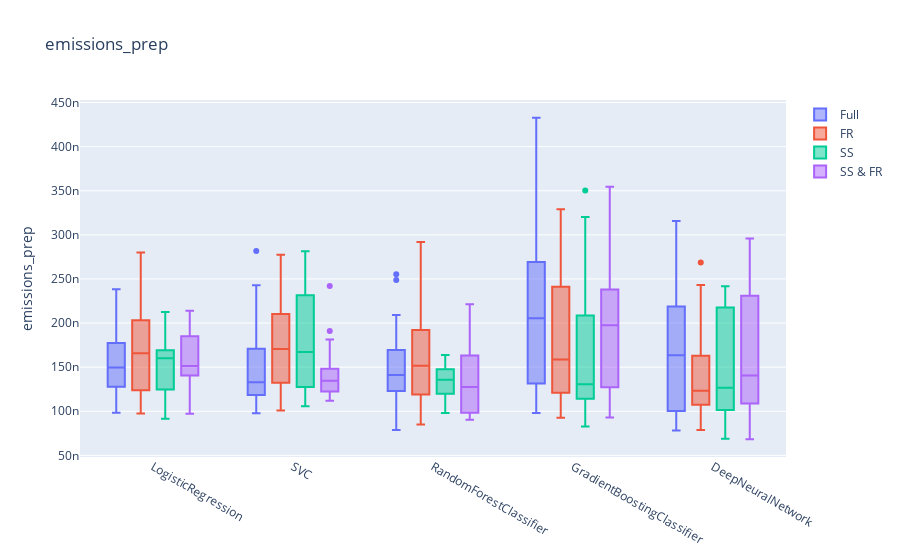

The cell this chart's notebook holds for it:
### Code cell
make_plots('emissions_prep')
make_plots('emissions_train')
make_plots('emissions_pred')

### Figure 1 — Plotly figure (JSON) as saved in the notebook; plotly's stock layout.template omitted (floating-point values rounded to 4 significant figures)
{"data": [{"name": "Full", "type": "box", "x": ["LogisticRegression", "LogisticRegression", "LogisticRegression", "LogisticRegression", "LogisticRegression", "LogisticRegression", "LogisticRegression", "LogisticRegression", "LogisticRegression", "LogisticRegression", "LogisticRegression", "LogisticRegression", "LogisticRegression", "LogisticRegression", "LogisticRegression", "LogisticRegression", "LogisticRegression", "LogisticRegression", "LogisticRegression", "LogisticRegression", "SVC", "SVC", "SVC", "SVC", "SVC", "SVC", "SVC", "SVC", "SVC", "SVC", "SVC", "SVC", "SVC", "SVC", "SVC", "SVC", "SVC", "SVC", "SVC", "SVC", "RandomForestClassifier", "RandomForestClassifier", "RandomForestClassifier", "RandomForestClassifier", "RandomForestClassifier", "RandomForestClassifier", "RandomForestClassifier", "RandomForestClassifier", "RandomForestClassifier", "RandomForestClassifier", "RandomForestClassifier", "RandomForestClassifier", "RandomForestClassifier", "RandomForestClassifier", "RandomForestClassifier", "RandomForestClassifier", "RandomForestClassifier", "RandomForestClassifier", "RandomForestClassifier", "RandomForestClassifier", "GradientBoostingClassifier", "GradientBoostingClassifier", "GradientBoostingClassifier", "GradientBoostingClassifier", "GradientBoostingClassifier", "GradientBoostingClassifier", "GradientBoostingClassifier", "GradientBoostingClassifier", "GradientBoostingClassifier", "GradientBoostingClassifier", "GradientBoostingClassifier", "GradientBoostingClassifier", "GradientBoostingClassifier", "GradientBoostingClassifier", "GradientBoostingClassifier", "GradientBoostingClassifier", "GradientBoostingClassifier", "GradientBoostingClassifier", "GradientBoostingClassifier", "GradientBoostingClassifier", "DeepNeuralNetwork", "DeepNeuralNetwork", "DeepNeuralNetwork", "DeepNeuralNetwork", "DeepNeuralNetwork", "DeepNeuralNetwork", "DeepNeuralNetwork", "DeepNeuralNetwork", "DeepNeuralNetwork", "DeepNeuralNetwork", "DeepNeuralNetwork", "DeepNeuralNetwork", "DeepNeuralNetwork", "DeepNeuralNetwork", "DeepNeuralNetwork", "DeepNeuralNetwork", "DeepNeuralNetwork", "DeepNeuralNetwork", "DeepNeuralNetwork", "DeepNeuralNetwork"], "y": [1.465e-07, 1.276e-07, 1.846e-07, 1.278e-07, 1.28e-07, 1.702e-07, 1.57e-07, 9.839e-08, 1.474e-07, 2.384e-07, 1.075e-07, 1.125e-07, 1.517e-07, 1.852e-07, 1.425e-07, 1.585e-07, 1.963e-07, 1.348e-07, 1.517e-07, 1.862e-07, 9.783e-08, 1.261e-07, 1.124e-07, 1.856e-07, 1.334e-07, 1.247e-07, 1.325e-07, 1.094e-07, 1.046e-07, 1.362e-07, 1.925e-07, 2.818e-07, 1.121e-07, 1.5e-07, 1.666e-07, 2.429e-07, 1.27e-07, 1.318e-07, 1.75e-07, 1.609e-07, 1.644e-07, 1.411e-07, 1.351e-07, 7.877e-08, 1.695e-07, 1.127e-07, 1.688e-07, 1.414e-07, 1.509e-07, 1.289e-07, 1.906e-07, 2.553e-07, 1.171e-07, 1.347e-07, 1.697e-07, 1.326e-07, 2.091e-07, 9.835e-08, 2.489e-07, 8.874e-08, 2.164e-07, 1.518e-07, 3.239e-07, 2.36e-07, 2.09e-07, 1.081e-07, 2.488e-07, 4.326e-07, 1.048e-07, 2.108e-07, 3.342e-07, 9.877e-08, 9.814e-08, 1.112e-07, 1.575e-07, 2.022e-07, 1.716e-07, 2.896e-07, 2.016e-07, 3.304e-07, 3.157e-07, 2.778e-07, 2.075e-07, 1.075e-07, 1.923e-07, 9.313e-08, 1.32e-07, 1.333e-07, 7.831e-08, 2.427e-07, 8.105e-08, 2.246e-07, 1.563e-07, 2.129e-07, 2.763e-07, 1.707e-07, 1.074e-07, 8.992e-08, 8.765e-08, 1.771e-07]}, {"name": "FR", "type": "box", "x": ["LogisticRegression", "LogisticRegression", "LogisticRegression", "LogisticRegression", "LogisticRegression", "LogisticRegression", "LogisticRegression", "LogisticRegression", "LogisticRegression", "LogisticRegression", "LogisticRegression", "LogisticRegression", "LogisticRegression", "LogisticRegression", "LogisticRegression", "LogisticRegression", "LogisticRegression", "LogisticRegression", "LogisticRegression", "LogisticRegression", "SVC", "SVC", "SVC", "SVC", "SVC", "SVC", "SVC", "SVC", "SVC", "SVC", "SVC", "SVC", "SVC", "SVC", "SVC", "SVC", "SVC", "SVC", "SVC", "SVC", "RandomForestClassifier", "RandomForestClassifier", "RandomForestClassifier", "RandomForestClassifier", "RandomForestClassifier", "RandomForestClassifier", "RandomForestClassifier", "RandomForestClassifier", "RandomForestClassifier", "RandomForestClassifier", "RandomForestClassifier", "RandomForestClassifier", "RandomForestClassifier", "RandomForestClassifier", "RandomForestClassifier", "RandomForestClassifier", "RandomForestClassifier", "RandomForestClassifier", "RandomForestClassifier", "RandomForestClassifier", "GradientBoostingClassifier", "GradientBoostingClassifier", "GradientBoostingClassifier", "GradientBoostingClassifier", "GradientBoostingClassifier", "GradientBoostingClassifier", "GradientBoostingClassifier", "GradientBoostingClassifier", "GradientBoostingClassifier", "GradientBoostingClassifier", "GradientBoostingClassifier", "GradientBoostingClassifier", "GradientBoostingClassifier", "GradientBoostingClassifier", "GradientBoostingClassifier", "GradientBoostingClassifier", "GradientBoostingClassifier", "GradientBoostingClassifier", "GradientBoostingClassifier", "GradientBoostingClassifier", "DeepNeuralNetwork", "DeepNeuralNetwork", "DeepNeuralNetwork", "DeepNeuralNetwork", "DeepNeuralNetwork", "DeepNeuralNetwork", "DeepNeuralNetwork", "DeepNeuralNetwork", "DeepNeuralNetwork", "DeepNeuralNetwork", "DeepNeuralNetwork", "DeepNeuralNetwork", "DeepNeuralNetwork", "DeepNeuralNetwork", "DeepNeuralNetwork", "DeepNeuralNetwork", "DeepNeuralNetwork", "DeepNeuralNetwork", "DeepNeuralNetwork", "DeepNeuralNetwork"], "y": [2.363e-07, 1.229e-07, 1.547e-07, 9.756e-08, 2.404e-07, 1.24e-07, 1.022e-07, 1.077e-07, 1.238e-07, 2.089e-07, 2.206e-07, 1.374e-07, 1.625e-07, 1.976e-07, 1.917e-07, 1.826e-07, 2.801e-07, 1.321e-07, 1.974e-07, 1.688e-07, 1.71e-07, 1.709e-07, 1.492e-07, 2.702e-07, 1.806e-07, 1.319e-07, 1.509e-07, 1.326e-07, 1.223e-07, 1.701e-07, 1.763e-07, 2.086e-07, 1.404e-07, 1.087e-07, 2.424e-07, 2.351e-07, 1.024e-07, 1.01e-07, 2.12e-07, 2.775e-07, 1.907e-07, 1.177e-07, 2.559e-07, 1.593e-07, 1.863e-07, 1.573e-07, 1.466e-07, 1.524e-07, 1.934e-07, 8.505e-08, 1.506e-07, 2.364e-07, 1.205e-07, 8.862e-08, 1.321e-07, 2.833e-07, 2.918e-07, 1.134e-07, 1.075e-07, 1.387e-07, 1.915e-07, 2.509e-07, 1.174e-07, 3.29e-07, 1.297e-07, 1.847e-07, 1.146e-07, 2.156e-07, 2.616e-07, 3.019e-07, 1.245e-07, 2.496e-07, 1.175e-07, 1.93e-07, 2.326e-07, 9.254e-08, 1.327e-07, 1.317e-07, 1.079e-07, 1.32e-07, 1.843e-07, 1.024e-07, 1.18e-07, 1.323e-07, 2.126e-07, 9.542e-08, 1.082e-07, 1.327e-07, 1.221e-07, 7.884e-08, 1.416e-07, 1.338e-07, 1.245e-07, 2.686e-07, 1.177e-07, 1.069e-07, 2.432e-07, 1.13e-07, 1.004e-07, 2.113e-07]}, {"name": "SS", "type": "box", "x": ["LogisticRegression", "LogisticRegression", "LogisticRegression", "LogisticRegression", "LogisticRegression", "LogisticRegression", "LogisticRegression", "LogisticRegression", "LogisticRegression", "LogisticRegression", "LogisticRegression", "LogisticRegression", "LogisticRegression", "LogisticRegression", "LogisticRegression", "LogisticRegression", "LogisticRegression", "LogisticRegression", "LogisticRegression", "LogisticRegression", "SVC", "SVC", "SVC", "SVC", "SVC", "SVC", "SVC", "SVC", "SVC", "SVC", "SVC", "SVC", "SVC", "SVC", "SVC", "SVC", "SVC", "SVC", "SVC", "SVC", "RandomForestClassifier", "RandomForestClassifier", "RandomForestClassifier", "RandomForestClassifier", "RandomForestClassifier", "RandomForestClassifier", "RandomForestClassifier", "RandomForestClassifier", "RandomForestClassifier", "RandomForestClassifier", "RandomForestClassifier", "RandomForestClassifier", "RandomForestClassifier", "RandomForestClassifier", "RandomForestClassifier", "RandomForestClassifier", "RandomForestClassifier", "RandomForestClassifier", "RandomForestClassifier", "RandomForestClassifier", "GradientBoostingClassifier", "GradientBoostingClassifier", "GradientBoostingClassifier", "GradientBoostingClassifier", "GradientBoostingClassifier", "GradientBoostingClassifier", "GradientBoostingClassifier", "GradientBoostingClassifier", "GradientBoostingClassifier", "GradientBoostingClassifier", "GradientBoostingClassifier", "GradientBoostingClassifier", "GradientBoostingClassifier", "GradientBoostingClassifier", "GradientBoostingClassifier", "GradientBoostingClassifier", "GradientBoostingClassifier", "GradientBoostingClassifier", "GradientBoostingClassifier", "GradientBoostingClassifier", "DeepNeuralNetwork", "DeepNeuralNetwork", "DeepNeuralNetwork", "DeepNeuralNetwork", "DeepNeuralNetwork", "DeepNeuralNetwork", "DeepNeuralNetwork", "DeepNeuralNetwork", "DeepNeuralNetwork", "DeepNeuralNetwork", "DeepNeuralNetwork", "DeepNeuralNetwork", "DeepNeuralNetwork", "DeepNeuralNetwork", "DeepNeuralNetwork", "DeepNeuralNetwork", "DeepNeuralNetwork", "DeepNeuralNetwork", "DeepNeuralNetwork", "DeepNeuralNetwork"], "y": [9.787e-08, 1.661e-07, 9.158e-08, 1.02e-07, 1.661e-07, 1.554e-07, 2.125e-07, 1.671e-07, 1.72e-07, 1.636e-07, 1.658e-07, 2.059e-07, 1.724e-07, 1.566e-07, 1.29e-07, 1.713e-07, 1.475e-07, 1.203e-07, 1.128e-07, 1.518e-07, 2.372e-07, 2.257e-07, 1.873e-07, 2.471e-07, 2.602e-07, 1.277e-07, 1.529e-07, 1.526e-07, 2.422e-07, 1.122e-07, 1.836e-07, 1.374e-07, 1.229e-07, 1.073e-07, 2.815e-07, 1.057e-07, 1.275e-07, 1.343e-07, 1.813e-07, 1.892e-07, 1.127e-07, 1.379e-07, 1.489e-07, 9.822e-08, 1.105e-07, 1.639e-07, 1.589e-07, 1.369e-07, 1.512e-07, 1.301e-07, 1.124e-07, 1.271e-07, 1.569e-07, 1.329e-07, 1.453e-07, 1.323e-07, 1.345e-07, 1.425e-07, 1.466e-07, 9.814e-08, 1.569e-07, 1.221e-07, 1.227e-07, 2.212e-07, 2.009e-07, 3.502e-07, 1.028e-07, 1.387e-07, 1.216e-07, 1.717e-07, 1.833e-07, 2.16e-07, 8.272e-08, 1.069e-07, 1.216e-07, 9.774e-08, 1.075e-07, 3.203e-07, 1.209e-07, 2.487e-07, 2.113e-07, 1.263e-07, 2.3e-07, 1.837e-07, 1.067e-07, 2.341e-07, 6.898e-08, 1.032e-07, 2.418e-07, 1.118e-07, 1.272e-07, 2.237e-07, 1.418e-07, 7.83e-08, 7.76e-08, 2.271e-07, 1.816e-07, 9.942e-08, 7.784e-08, 1.118e-07]}, {"name": "SS & FR", "type": "box", "x": ["LogisticRegression", "LogisticRegression", "LogisticRegression", "LogisticRegression", "LogisticRegression", "LogisticRegression", "LogisticRegression", "LogisticRegression", "LogisticRegression", "LogisticRegression", "LogisticRegression", "LogisticRegression", "LogisticRegression", "LogisticRegression", "LogisticRegression", "LogisticRegression", "LogisticRegression", "LogisticRegression", "LogisticRegression", "LogisticRegression", "SVC", "SVC", "SVC", "SVC", "SVC", "SVC", "SVC", "SVC", "SVC", "SVC", "SVC", "SVC", "SVC", "SVC", "SVC", "SVC", "SVC", "SVC", "SVC", "SVC", "RandomForestClassifier", "RandomForestClassifier", "RandomForestClassifier", "RandomForestClassifier", "RandomForestClassifier", "RandomForestClassifier", "RandomForestClassifier", "RandomForestClassifier", "RandomForestClassifier", "RandomForestClassifier", "RandomForestClassifier", "RandomForestClassifier", "RandomForestClassifier", "RandomForestClassifier", "RandomForestClassifier", "RandomForestClassifier", "RandomForestClassifier", "RandomForestClassifier", "RandomForestClassifier", "RandomForestClassifier", "GradientBoostingClassifier", "GradientBoostingClassifier", "GradientBoostingClassifier", "GradientBoostingClassifier", "GradientBoostingClassifier", "GradientBoostingClassifier", "GradientBoostingClassifier", "GradientBoostingClassifier", "GradientBoostingClassifier", "GradientBoostingClassifier", "GradientBoostingClassifier", "GradientBoostingClassifier", "GradientBoostingClassifier", "GradientBoostingClassifier", "GradientBoostingClassifier", "GradientBoostingClassifier", "GradientBoostingClassifier", "GradientBoostingClassifier", "GradientBoostingClassifier", "GradientBoostingClassifier", "DeepNeuralNetwork", "DeepNeuralNetwork", "DeepNeuralNetwork", "DeepNeuralNetwork", "DeepNeuralNetwork", "DeepNeuralNetwork", "DeepNeuralNetwork", "DeepNeuralNetwork", "DeepNeuralNetwork", "DeepNeuralNetwork", "DeepNeuralNetwork", "DeepNeuralNetwork", "DeepNeuralNetwork", "DeepNeuralNetwork", "DeepNeuralNetwork", "DeepNeuralNetwork", "DeepNeuralNetwork", "DeepNeuralNetwork", "DeepNeuralNetwork", "DeepNeuralNetwork"], "y": [2.102e-07, 1.415e-07, 2.141e-07, 1.783e-07, 1.416e-07, 1.514e-07, 1.967e-07, 1.397e-07, 1.445e-07, 1.428e-07, 1.515e-07, 1.283e-07, 9.717e-08, 1.709e-07, 1.712e-07, 1.055e-07, 1.919e-07, 1.271e-07, 2.02e-07, 1.596e-07, 1.426e-07, 1.472e-07, 1.27e-07, 1.284e-07, 1.911e-07, 1.64e-07, 1.275e-07, 1.182e-07, 1.37e-07, 1.422e-07, 1.416e-07, 1.323e-07, 1.171e-07, 1.228e-07, 1.492e-07, 1.223e-07, 1.194e-07, 1.118e-07, 2.419e-07, 1.814e-07, 2.214e-07, 1.67e-07, 1.453e-07, 1.124e-07, 9.712e-08, 9.862e-08, 1.767e-07, 1.351e-07, 9.27e-08, 1.628e-07, 1.638e-07, 1.179e-07, 1.326e-07, 1.135e-07, 1.601e-07, 1.226e-07, 9.445e-08, 1.783e-07, 9.777e-08, 9.048e-08, 2.442e-07, 2.501e-07, 9.35e-08, 1.541e-07, 2.039e-07, 1.175e-07, 2.067e-07, 9.318e-08, 1.371e-07, 1.841e-07, 1.067e-07, 2.356e-07, 1.369e-07, 2.284e-07, 3.546e-07, 2.78e-07, 9.297e-08, 2.406e-07, 1.915e-07, 2.116e-07, 2.314e-07, 2.724e-07, 2.412e-07, 9.499e-08, 1.755e-07, 2.169e-07, 1.123e-07, 9.33e-08, 1.327e-07, 1.051e-07, 2.507e-07, 1.573e-07, 1.125e-07, 6.84e-08, 2.959e-07, 1.216e-07, 2.304e-07, 1.407e-07, 1.028e-07, 1.403e-07]}], "layout": {"boxmode": "group", "title": {"text": "emissions_prep"}, "yaxis": {"title": {"text": "emissions_prep"}}}}
